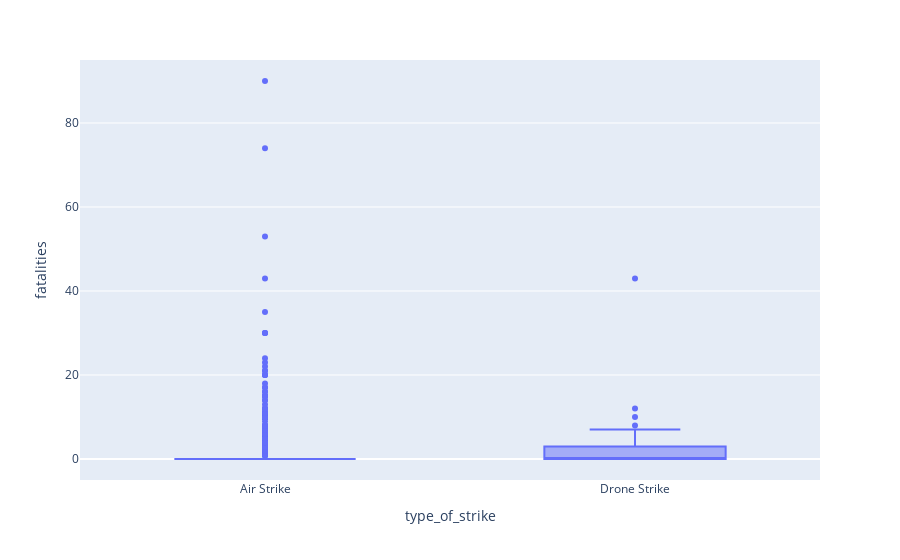

Source (notebook cell):
### Code cell
fig = px.box(libya, x="type_of_strike", y="fatalities")
fig.show()

### Figure 1 — Plotly figure (JSON) as saved in the notebook; plotly's stock layout.template omitted (floating-point values rounded to 4 significant figures; data arrays with more than 128 entries replaced by an {"elided": "..."} marker saying what was removed)
{"data": [{"alignmentgroup": "True", "hovertemplate": "type_of_strike=%{x}<br>fatalities=%{y}<extra></extra>", "legendgroup": "", "marker": {"color": "#636efa"}, "name": "", "notched": false, "offsetgroup": "", "orientation": "v", "showlegend": false, "type": "box", "x": {"elided": "1449 str values"}, "x0": " ", "xaxis": "x", "y": {"elided": "1449 int values"}, "y0": " ", "yaxis": "y"}], "layout": {"boxmode": "group", "legend": {"tracegroupgap": 0}, "margin": {"t": 60}, "xaxis": {"anchor": "y", "domain": [0, 1], "title": {"text": "type_of_strike"}}, "yaxis": {"anchor": "x", "domain": [0, 1], "title": {"text": "fatalities"}}}}
